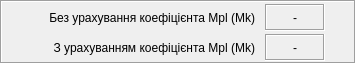
   <widget class="QFrame" name="frame">
    <property name="geometry">
     <rect>
      <x>910</x>
      <y>524</y>
      <width>356</width>
      <height>64</height>
     </rect>
    </property>
    <property name="frameShape">
     <enum>QFrame::Box</enum>
    </property>
    <property name="frameShadow">
     <enum>QFrame::Sunken</enum>
    </property>
    <widget class="QLabel" name="label_13">
     <property name="geometry">
      <rect>
       <x>265</x>
       <y>4</y>
       <width>60</width>
       <height>27</height>
      </rect>
     </property>
     <property name="frameShape">
      <enum>QFrame::Box</enum>
     </property>
     <property name="frameShadow">
      <enum>QFrame::Sunken</enum>
     </property>
     <property name="text">
      <string>-</string>
     </property>
     <property name="alignment">
      <set>Qt::AlignCenter</set>
     </property>
    </widget>
    <widget class="QLabel" name="label_37">
     <property name="geometry">
      <rect>
       <x>5</x>
       <y>4</y>
       <width>250</width>
       <height>27</height>
      </rect>
     </property>
     <property name="text">
      <string>Без урахування коефіцієнта Mpl (Mk)</string>
     </property>
     <property name="alignment">
      <set>Qt::AlignRight|Qt::AlignTrailing|Qt::AlignVCenter</set>
     </property>
    </widget>
    <widget class="QLabel" name="label_14">
     <property name="geometry">
      <rect>
       <x>265</x>
       <y>34</y>
       <width>60</width>
       <height>27</height>
      </rect>
     </property>
     <property name="frameShape">
      <enum>QFrame::Box</enum>
     </property>
     <property name="frameShadow">
      <enum>QFrame::Sunken</enum>
     </property>
     <property name="text">
      <string>-</string>
     </property>
     <property name="alignment">
      <set>Qt::AlignCenter</set>
     </property>
    </widget>
    <widget class="QLabel" name="label_38">
     <property name="geometry">
      <rect>
       <x>5</x>
       <y>34</y>
       <width>250</width>
       <height>27</height>
      </rect>
     </property>
     <property name="text">
      <string>З урахуванням коефіцієнта Mpl (Mk)</string>
     </property>
     <property name="alignment">
      <set>Qt::AlignRight|Qt::AlignTrailing|Qt::AlignVCenter</set>
     </property>
    </widget>
   </widget>
